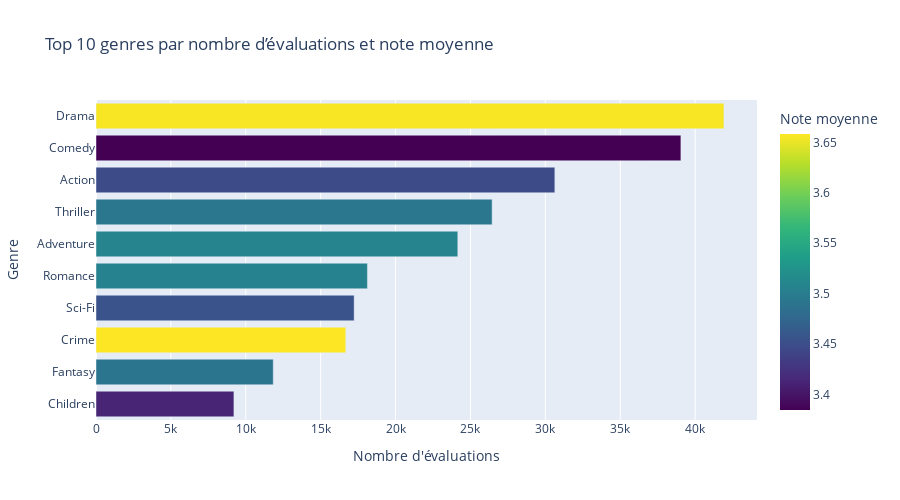

Notebook code cell kept with this figure:
### Markdown cell above
## Top 10 genres par nombre d’évaluations et note moyenne

### Code cell
'''
######## Sans mise en cache ###########
import plotly.express as px
from collections import defaultdict

# Initialisation des compteurs
genre_rating_count = defaultdict(int)     # total de ratings par genre
genre_rating_sum = defaultdict(float)     # somme des notes par genre

# Paramètres pour le batching
limit = 500
skip = 0

# Dictionnaire pour stocker les genres des films (évite de redemander plusieurs fois)
movie_genres = {}

while True:
    # Récupération d'un lot de ratings
    ratings_batch = client.list_ratings(skip=skip, limit=limit, output_format="dict")
    if not ratings_batch:
        break

    # Pour chaque évaluation dans le lot
    for rating in ratings_batch:
        movie_id = rating["movieId"]
        score = rating["rating"]

        # Si on n’a pas encore les genres de ce film, on va les chercher via l’API
        if movie_id not in movie_genres:
            try:
                # # Tentative de récupération des données du film
                movie_data = client.get_movie(movie_id)
                genres = movie_data.genres.split("|") if movie_data.genres else []
                movie_genres[movie_id] = genres
            except Exception as e:
                # Si une erreur survient (par exemple, un film inexistant), on la log et on passe au suivant
                print(f"Erreur lors de la récupération des données pour movieId {movie_id}: {e}")
                continue  # Ignore ce film et passe au suivant
            
        # Incrémenter les compteurs pour chaque genre du film
        for genre in movie_genres[movie_id]:
            genre_rating_count[genre] += 1
            genre_rating_sum[genre] += score

    skip += limit
    time.sleep(0.5)  # Respecter l’API

# Construction d’un DataFrame avec les résultats
genre_stats = pd.DataFrame([
    {
        "genre": genre,
        "rating_count": genre_rating_count[genre],
        "avg_rating": genre_rating_sum[genre] / genre_rating_count[genre]
    }
    for genre in genre_rating_count
])

# Sélection du Top 10 genres par nombre d’évaluations
top10_genre_stats = genre_stats.sort_values("rating_count", ascending=False).head(10)

# Affichage du barplot horizontal avec Plotly
fig = px.bar(
    top10_genre_stats,
    x="rating_count",
    y="genre",
    orientation="h",
    color="avg_rating",
    color_continuous_scale="viridis",
    title="Top 10 genres par nombre d’évaluations et note moyenne",
    labels={"genre": "Genre", "rating_count": "Nombre d'évaluations", "avg_rating": "Note moyenne"}
)

fig.update_layout(
    yaxis={'categoryorder':'total ascending'},
    height=500
)

fig.show()
'''
0

### Figure 1 — Plotly figure (JSON) as saved in the notebook; plotly's stock layout.template omitted (floating-point values rounded to 4 significant figures)
{"data": [{"hovertemplate": "Nombre d'évaluations=%{x}<br>Genre=%{y}<br>Note moyenne=%{marker.color}<extra></extra>", "legendgroup": "", "marker": {"color": [3.656, 3.385, 3.448, 3.494, 3.509, 3.506, 3.456, 3.658, 3.491, 3.413], "coloraxis": "coloraxis", "pattern": {"shape": ""}}, "name": "", "orientation": "h", "showlegend": false, "textposition": "auto", "type": "bar", "x": [41925, 39050, 30635, 26448, 24157, 18123, 17236, 16679, 11834, 9208], "xaxis": "x", "y": ["Drama", "Comedy", "Action", "Thriller", "Adventure", "Romance", "Sci-Fi", "Crime", "Fantasy", "Children"], "yaxis": "y"}], "layout": {"barmode": "relative", "coloraxis": {"colorbar": {"title": {"text": "Note moyenne"}}, "colorscale": [[0, "#440154"], [0.1111, "#482878"], [0.2222, "#3e4989"], [0.3333, "#31688e"], [0.4444, "#26828e"], [0.5556, "#1f9e89"], [0.6667, "#35b779"], [0.7778, "#6ece58"], [0.8889, "#b5de2b"], [1, "#fde725"]]}, "height": 500, "legend": {"tracegroupgap": 0}, "title": {"text": "Top 10 genres par nombre d’évaluations et note moyenne"}, "xaxis": {"anchor": "y", "domain": [0, 1], "title": {"text": "Nombre d'évaluations"}}, "yaxis": {"anchor": "x", "categoryorder": "total ascending", "domain": [0, 1], "title": {"text": "Genre"}}}}
